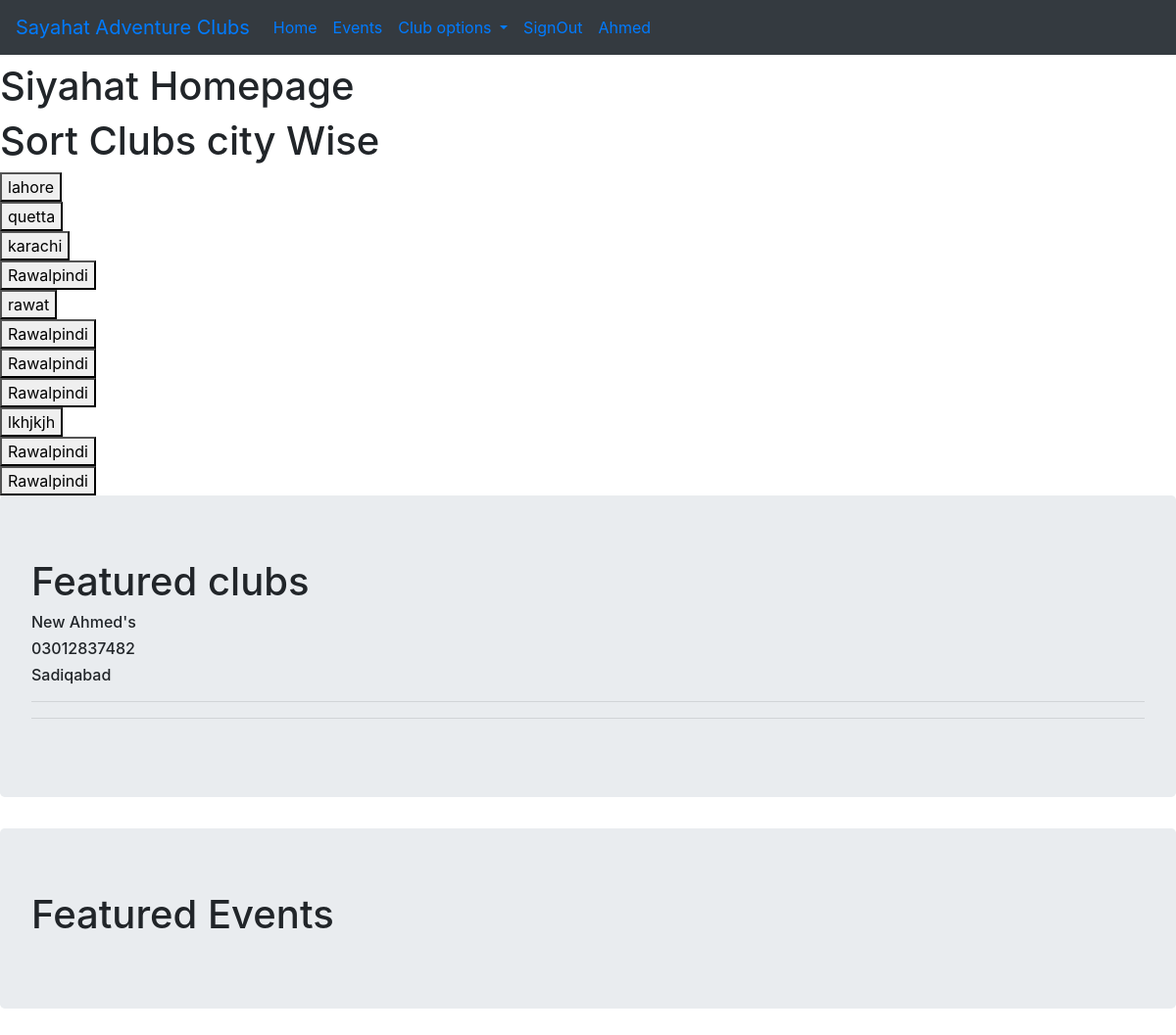
Screenshot of / (signed in) with the database file from the repository.
### AdventureClub/models.py (models this page shows, shortened)
class AdventureClub(models.Model):
    owner = models.ForeignKey(User, on_delete=models.CASCADE, default="")
    club_name = models.CharField(max_length=50)
    contact = models.CharField(max_length=11, default='')
    email = models.EmailField(null=True)
    featured = models.BooleanField(default=False)
    club_image = models.ImageField(upload_to='AdventureClub/Club_Images', null=True)
    club_address = models.CharField(max_length=80)
    city = models.CharField(null=False, blank=False, default="", max_length=25)

### AdventureClub/views.py (the view)
# urls.py: path('', views.index, name='index'),
def index(request):
    cities = models.AdventureClub.objects.values('city')
    clubs = ''
    featuredClubs = models.AdventureClub.objects.filter(featured=True)
    featuredEvents = models.AdventureEvent.objects.filter(featured=True)
    if request.method == 'POST':
        query = request.POST.get('city')
        clubs = models.AdventureClub.objects.filter(city=query)
    context = {'user': request.user, 'city': cities, 'club': clubs, 'FC': featuredClubs, 'FE': featuredEvents}
    return render(request, 'AdventureClubs/index.html', context)

### AdventureClub/templates/AdventureClubs/index.html (shortened to what this page needs)
{% extends 'AdventureClubs/base.html' %}
{% block body_block %}
<h1>Siyahat Homepage</h1>
<h1>Sort Clubs city Wise</h1>
{%for c in city%}
{%for city in c.values%}
<form method="POST">
    <button name="city" value="{{city}}">{{city}}</button>
</form>
{%endfor%}
{%endfor%}
<div class="jumbotron">
<h1>Featured clubs</h1>
    {%for fc in FC%}
    <h6>{{fc.club_name}}</h6>
    <h6>{{fc.contact}}</h6>
    <h6>{{fc.club_address}}</h6>
    <hr>
    <hr>
    {%endfor%}
</div>
<div class="jumbotron">
<h1>Featured Events</h1>
</div>
{% endblock %}

### AdventureClub/templates/AdventureClubs/base.html (shortened to what this page needs)
<!DOCTYPE html>
<html lang="en">
<head>
    <link rel="stylesheet" href="https://maxcdn.bootstrapcdn.com/bootstrap/4.0.0/css/bootstrap.min.css">
</head>
<body>
<nav class="navbar navbar-expand-lg  bg-dark">
  <a class="navbar-brand" href="{% url 'club:index' %}">Sayahat Adventure Clubs</a>
  <div class="collapse navbar-collapse" id="navbarNavDropdown">
    <ul class="navbar-nav">
      <li class="nav-item active">
        <a class="nav-link" href="{% url 'club:index' %}">Home <span class="sr-only">(current)</span></a>
      </li>
     <li class="nav-item">
        <a class="nav-link" href="{% url 'club:events' %}">Events</a>
        <li>
    <li class="nav-item">
        {% if request.user.is_authenticated %}
        <li class="nav-item">
            <li class="nav-item dropdown">
        <a class="nav-link dropdown-toggle" href="#" id="navbarDropdown" role="button" data-toggle="dropdown" aria-haspopup="true" aria-expanded="false">
          Club options
        </a>
      </li>
      </li>
        <a class="nav-link" href="{% url 'club:signOut' %}">SignOut</a>
        <a class="nav-link" href="#">{{request.user}}</a>
        {% endif %}
    </li>
    </ul>
  </div>
</nav>
{% block body_block %}
{% endblock %}
</body>
</html>

### rows the page displays
AdventureClub: club_name "New Ahmed's", contact "03012837482", club_address "Sadiqabad"

### other values shown
{{ request.user }} "Ahmed"
{{ city }} "lahore" "quetta" "karachi" "Rawalpindi" "rawat" "Rawalpindi" "Rawalpindi" "Rawalpindi" "lkhjkjh" "Rawalpindi" "Rawalpindi"
